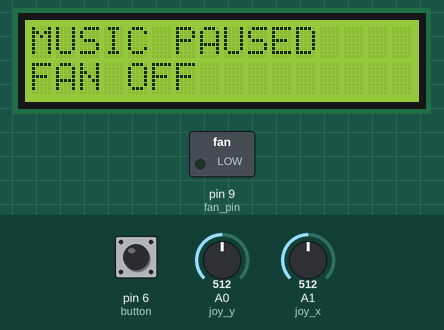
Recording of a sketch running on a simulated Arduino Uno, built with avr-gcc and run on an emulated ATmega328P. On the bench: 16×2 character LCD, switched loads named in the sketch (green lamp = pin HIGH). The inputs (shaded band) are chosen by the test bench; at power-on: A0 (joy_y) = 512, pin 6 (button) HIGH, A1 (joy_x) = 512. What the sketch prints to the serial monitor is not drawn. At 4.3 s the program stops and its outputs stay as they are.

Above: at 1.2 s.
1.3 s: A0 (joy_y) set to 768
At 3.2 s:
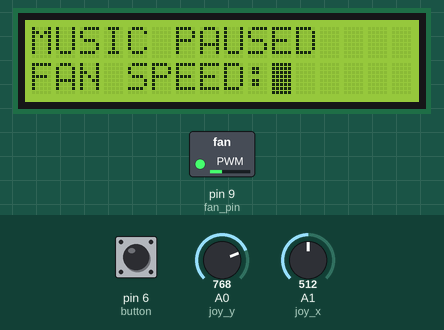
At 4.6 s:
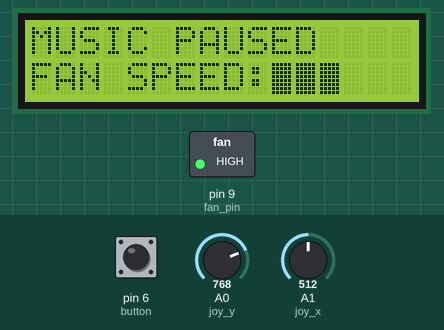
Timing chart, 0 to 5.8 s (numbered marks = the images above; inputs shaded):
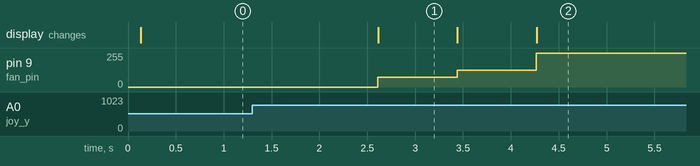

Measured:
- after the input at 1.3 s, pin 9 (fan_pin): 0/255 → 75/255 after 1.3 s, → 125/255 0.83 s later, → 255/255 0.83 s later; the display: changes after 1.3 s (image 1)
- what the display in image 1 shows lasts 0.8 s, from 2.6 s to 3.4 s

The sketch:

Car_IHU.ino
```cpp
//Lab 7 Starter
// C++ code
//Note: Upon downloading, this code does nothing except run without errors at a period of 500ms
//      It is up to you to figure out how to manipulate these timing details for your own purposes
#include "Timer.h"
#include "Music.h"
#include <LiquidCrystal.h>

typedef struct task {
  int state;
  unsigned long period;
  unsigned long elapsedTime;
  int (*TickFct)(int);
} task;

const unsigned short taskNum = 2;
task tasks[taskNum];

const unsigned long SP_PERIOD = 62.5;
const unsigned long JS_PERIOD = 750;
const unsigned long tasksPeriodGCD = 62.5;

void TimerISR() {
  for (int i = 0; i < taskNum; i++) {
    if(tasks[i].elapsedTime >= tasks[i].period) {
      tasks[i].state = tasks[i].TickFct(tasks[i].state);
      tasks[i].elapsedTime = 0;
    }
    tasks[i].elapsedTime += tasksPeriodGCD;
  }
}

enum SP_STATES {SP_START = 0, PLAY = 1, PAUSE = 2};
enum JS_STATES {JS_START, STAY, BUTTON_PRESSED, CHANGE_FAN, CHANGE_MUSIC} ;

const char* const joystick_str[] = {
  [JS_START] = "JS_START",
  [STAY] = "STAY",
  [BUTTON_PRESSED] = "BUTTON_PRESSED",
  [CHANGE_FAN] = "CHANGE_FAN",
  [CHANGE_MUSIC] = "CHANGE_MUSIC",
};

const uint8_t block_char[] = {
  0xFF,
  0xFF,
  0xFF,
  0xFF,
  0xFF,
  0xFF,
  0xFF,
  0xFF,
  0xFF
};
const int rs = 12, en = 11, d4 = 5, d5 = 4, d6 = 3, d7 = 2;
const int joy_x = A1, joy_y = A0, button = 6;
const int buzzer_pin = 7, fan_pin = 9;
const char speeds[] = {0, 75, 125, 175, 225, 255};
//const char speeds[] = {0, 60, 68, 75, 83, 90};
const int max_speed = 5;
const char B[] = {2, 3, 4, 5};
const char base_period = 4;

bool isPlaying = false, nextSong, prevSong;
int song, note, duration;
int fan_speed;
int x = 0, y = 0;

LiquidCrystal lcd(rs, en, d4, d5, d6, d7);


int TickFct_Speaker(int state) {
//  Serial.print("SPEAKER STATE = ");
//  Serial.println(state);
//  Serial.print("song = ");
//  Serial.print(song);
//  Serial.print(", note = ");
//  Serial.print(note);
//  Serial.print(", duration = ");
//  Serial.print(duration);
//  Serial.print(", isPlaying = ");
//  Serial.println(isPlaying);
  switch(state) { //transitions
    case SP_START:
      isPlaying = false;
      song = 0;
      note = 0;
      duration = 1000 / songs[song].durations[note];
      state = PAUSE;
      break;
    case PLAY:
      if(!isPlaying) {
        state = PAUSE;
      } else {
//        if(duration < 0) {
//          noTone(buzzer_pin);
//        }
//        if(duration < (-.03 * 1000) / songs[song].durations[note]) {
//          note++;
//          if(note > songs[song].length) {
//            nextSong = true;
//          }
//          duration = 1000 / songs[song].durations[note];
//        }
        note++;
      }
      break;
    case PAUSE:
      if(isPlaying) {
        state = PLAY;
      }
      break;
    default:
      break;
  }

  switch(state) { //actions
    case SP_START:
      break;
    case PLAY:
//      if( duration == 1000 / songs[song].durations[note]) {
        tone(buzzer_pin, got_melody[note], 1000 / got_durations[note]);
//      }
//      duration -= SP_PERIOD;
      lcd.setCursor(0, 0);
      lcd.print(songs[song].title);
      break;
    case PAUSE:
      lcd.setCursor(0, 0);
      lcd.print("MUSIC PAUSED    ");
      noTone(buzzer_pin);
      break;
    default:
      break;
  }
  return state;
}

int TickFct_Joystick(int state) {
  Serial.print("state = ");
  Serial.println(joystick_str[state]);
//  Serial.print("x = ");
//  Serial.print(analogRead(joy_x));
//  Serial.print(", y = ");
//  Serial.print(analogRead(joy_y));
//  Serial.print(", fan speed = ");
//  Serial.print(fan_speed);
//  Serial.print(", button pressed = ");
//  Serial.println(digitalRead(button));
  switch (state) { // transitions
    case JS_START:
      Serial.println("IN JS_START");
      fan_speed = 0;
      analogWrite(fan_pin, speeds[fan_speed]);
      state = STAY;
      lcd.print("NOW PLAYING: ");
      lcd.setCursor(0, 1);
      lcd.print("FAN OFF");
      break;
    case STAY:
      Serial.println("IN STAY");
      int buttonPressed = digitalRead(button) ? 0 : 1;
//      Serial.println(buttonPressed);
      if((y >= 758 || y <=256) && !buttonPressed) {
        state = CHANGE_FAN;
      } else if ((x >= 758 || x<=256) && !buttonPressed) {
        state = CHANGE_MUSIC;
      } else if (buttonPressed) {
        state = BUTTON_PRESSED;
      }
      break;
    case CHANGE_FAN:
      Serial.println("IN CHANGE_FANE");
      if(y < 758 && y > 256) {
        Serial.println("STATE IS STAY");
        state = STAY;
      }
      break;
    case CHANGE_MUSIC:
      Serial.println("IN CHANGE_MUSIC");
      state = STAY;
      break;
    case BUTTON_PRESSED:
      Serial.println("IN BUTTON_PRESSED");
      state = STAY;
      break;
    default:
    Serial.println("IN DEFAULT");
      break;
  }
  Serial.print("SECOND state = ");
  Serial.println(joystick_str[state]);
  switch (state) { // actions
    case JS_START:
      break;
    case STAY:
      x = analogRead(joy_x);
      y = analogRead(joy_y);
      break;
    case CHANGE_FAN:
      Serial.println("CHANGING FAN");
      if(y <= 256) {
        if (fan_speed > 0) {
          fan_speed--;
        }
      }
      if(y >= 758) {
        if (fan_speed < max_speed) {
          fan_speed++;
        }
      }
      analogWrite(fan_pin, speeds[fan_speed]);
      lcd.setCursor(0, 1);

      String speed_string = "FAN SPEED:";
      if (fan_speed > 0) {
        lcd.print(speed_string);
//        lcd.print(fan_speed);
        for(int i = 0; i < fan_speed; i++) {
          lcd.print((char)0);
        }
        for(int i = 0; i < 5 - fan_speed; i++) { // clear end spaces
          lcd.print(' ');
        }
      } else {
        speed_string = "FAN OFF         ";
        lcd.print(speed_string);
      }
      x = analogRead(joy_x);
      y = analogRead(joy_y);
      break;
    case BUTTON_PRESSED:
      isPlaying = !isPlaying;
      break;
    case CHANGE_MUSIC:
      if(x <= 256) {
        prevSong = true;
      }
      if(x >= 758) {
        nextSong = true;
      }
      break;
    default:
      break;
  }
  return state;
}

void setup() {
//  pinMode(d4, INPUT);
//  pinMode(d5, INPUT);
//  pinMode(d6, INPUT);
//  pinMode(d7, INPUT);
//  pinMode(en, OUTPUT);
//  pinMode(rs, OUTPUT);
//  pinMode(13, OUTPUT);
  pinMode(button, INPUT_PULLUP);
  pinMode(fan_pin, OUTPUT);
  Serial.begin(9600);
  lcd.begin(16, 2);
  lcd.createChar(0, block_char);
  lcd.clear();

  int i = 0;
  tasks[i].state = SP_START;
  tasks[i].period = SP_PERIOD;
  tasks[i].elapsedTime = tasks[i].period;
  tasks[i].TickFct = &TickFct_Speaker;
  i++;
  tasks[i].state = JS_START;
  tasks[i].period = JS_PERIOD;
  tasks[i].elapsedTime = tasks[i].period;
  tasks[i].TickFct = &TickFct_Joystick;

  i = 0;
  songs[i].title = "GOT MAIN THEME  ";
  songs[0].melody = got_melody;
  songs[0].durations = got_durations;
  songs[0].length = sizeof(songs[0].melody);

  TimerSet(tasksPeriodGCD); //this value (500) is the period in ms
  TimerOn();
}

void loop()
{
    while(!TimerFlag){}
    TimerFlag = 0;
}
```

Music.h
```cpp
// (licence header left out)
#include "pitches.h"

#define BUZZER_PIN 7

typedef struct song {
  String title;
  int *melody;
  int *durations;
  unsigned long length;
};

const unsigned short songNum = 1;
song songs[songNum];

int got_melody[] = {
  NOTE_G4, NOTE_C4, NOTE_DS4, NOTE_F4, NOTE_G4, NOTE_C4, NOTE_DS4, NOTE_F4,
  NOTE_G4, NOTE_C4, NOTE_DS4, NOTE_F4, NOTE_G4, NOTE_C4, NOTE_DS4, NOTE_F4,
  NOTE_G4, NOTE_C4, NOTE_E4, NOTE_F4, NOTE_G4, NOTE_C4, NOTE_E4, NOTE_F4,
  NOTE_G4, NOTE_C4, NOTE_E4, NOTE_F4, NOTE_G4, NOTE_C4, NOTE_E4, NOTE_F4,
  NOTE_G4, NOTE_C4,

  NOTE_DS4, NOTE_F4, NOTE_G4, NOTE_C4, NOTE_DS4, NOTE_F4,
  NOTE_D4,
  NOTE_F4, NOTE_AS3,
  NOTE_DS4, NOTE_D4, NOTE_F4, NOTE_AS3,
  NOTE_DS4, NOTE_D4, NOTE_C4,

  NOTE_G4, NOTE_C4,

  NOTE_DS4, NOTE_F4, NOTE_G4, NOTE_C4, NOTE_DS4, NOTE_F4,
  NOTE_D4,
  NOTE_F4, NOTE_AS3,
  NOTE_DS4, NOTE_D4, NOTE_F4, NOTE_AS3,
  NOTE_DS4, NOTE_D4, NOTE_C4,
  NOTE_G4, NOTE_C4,
  NOTE_DS4, NOTE_F4, NOTE_G4,  NOTE_C4, NOTE_DS4, NOTE_F4,

  NOTE_D4,
  NOTE_F4, NOTE_AS3,
  NOTE_D4, NOTE_DS4, NOTE_D4, NOTE_AS3,
  NOTE_C4,
  NOTE_C5,
  NOTE_AS4,
  NOTE_C4,
  NOTE_G4,
  NOTE_DS4,
  NOTE_DS4, NOTE_F4,
  NOTE_G4,

  NOTE_C5,
  NOTE_AS4,
  NOTE_C4,
  NOTE_G4,
  NOTE_DS4,
  NOTE_DS4, NOTE_D4,
  NOTE_C5, NOTE_G4, NOTE_GS4, NOTE_AS4, NOTE_C5, NOTE_G4, NOTE_GS4, NOTE_AS4,
  NOTE_C5, NOTE_G4, NOTE_GS4, NOTE_AS4, NOTE_C5, NOTE_G4, NOTE_GS4, NOTE_AS4,

  REST, NOTE_GS5, NOTE_AS5, NOTE_C6, NOTE_G5, NOTE_GS5, NOTE_AS5,
  NOTE_C6, NOTE_G5, NOTE_GS5, NOTE_AS5, NOTE_C6, NOTE_G5, NOTE_GS5, NOTE_AS5
};

int got_durations[] = {
  8, 8, 16, 16, 8, 8, 16, 16,
  8, 8, 16, 16, 8, 8, 16, 16,
  8, 8, 16, 16, 8, 8, 16, 16,
  8, 8, 16, 16, 8, 8, 16, 16,
  4, 4,

  16, 16, 4, 4, 16, 16,
  1,
  4, 4,
  16, 16, 4, 4,
  16, 16, 1,

  4, 4,

  16, 16, 4, 4, 16, 16,
  1,
  4, 4,
  16, 16, 4, 4,
  16, 16, 1,
  4, 4,
  16, 16, 4, 4, 16, 16,

  2,
  4, 4,
  8, 8, 8, 8,
  1,
  2,
  2,
  2,
  2,
  2,
  4, 4,
  1,

  2,
  2,
  2,
  2,
  2,
  4, 4,
  8, 8, 16, 16, 8, 8, 16, 16,
  8, 8, 16, 16, 8, 8, 16, 16,

  4, 16, 16, 8, 8, 16, 16,
  8, 16, 16, 16, 8, 8, 16, 16
};
```

Timer.h
```cpp
// Permission to copy is granted provided that this header remains intact.
// This software is provided with no warranties.

////////////////////////////////////////////////////////////////////////////////

#ifndef Timer
#define Timer

#include "Arduino.h"

volatile unsigned char TimerFlag = 0; // TimerISR() sets this to 1. C programmer should clear to 0.

// Internal variables for mapping AVR's ISR to our cleaner TimerISR model.
unsigned long _avr_timer_M = 1; // Start count from here, down to 0. Default 1ms
unsigned long _avr_timer_cntcurr = 0; // Current internal count of 1ms ticks

// Set TimerISR() to tick every M ms
void TimerSet(unsigned long M) {
	_avr_timer_M = M;
	_avr_timer_cntcurr = _avr_timer_M;
}

void TimerOn() {
	// AVR timer/counter controller register TCCR1
  TCCR1B 	= 0x0B;	// bit3 = 1: CTC mode (clear timer on compare)
					// bit2bit1bit0=011: prescaler /64
					// 00001011: 0x0B
					// SO, 16 MHz clock or 16,000,000 /64 = 250,000 ticks/s
					// Thus, TCNT1 register will count at 250,000 ticks/s
          // FOR MICROSECONDS:
          // bit3 = 1: CTC mode (clear timer on compare)
					// bit2bit1bit0=010: prescaler /64
					// 00001011: 0x0A
					// SO, 16 MHz clock or 16,000,000 /8 = 2,000,000 ticks/s
					// Thus, TCNT1 register will count at 2,000,000 ticks/s

	// AVR output compare register OCR1A.
	OCR1A 	= 250;	// Timer interrupt will be generated when TCNT1==OCR1A
					// We want a 1 ms tick. 0.001 s * 250,000 ticks/s = 250
					// So when TCNT1 register equals 250,
					// 1 ms has passed. Thus, we compare to 250.
					// AVR timer interrupt mask register
          // FOR MICROSECONDS:
          // Timer interrupt will be generated when TCNT1==OCR1A
					// We want a 1 us tick. 0.000001 s * 2,000,000 ticks/s = 2
					// So when TCNT1 register equals 2,
					// 1 us has passed. Thus, we compare to 2.
					// AVR timer interrupt mask register

	TIMSK1 	= 0x02; // bit1: OCIE1A -- enables compare match interrupt

	//Initialize avr counter
	TCNT1 = 0;

	// TimerISR will be called every _avr_timer_cntcurr milliseconds
	_avr_timer_cntcurr = _avr_timer_M;

	//Enable global interrupts
	SREG |= 0x80;	// 0x80: 1000000
}

void TimerOff() {
	TCCR1B 	= 0x00; // bit3bit2bit1bit0=0000: timer off
}

void TimerISR();// {
//	TimerFlag = 1;
//}

// In our approach, the C programmer does not touch this ISR, but rather TimerISR()
ISR(TIMER1_COMPA_vect)
{
	// CPU automatically calls when TCNT0 == OCR0 (every 1 ms per TimerOn settings)
	_avr_timer_cntcurr--; 			// Count down to 0 rather than up to TOP
	if (_avr_timer_cntcurr == 0) { 	// results in a more efficient compare
		TimerISR(); 				// Call the ISR that the user uses
		_avr_timer_cntcurr = _avr_timer_M;
	}
}

#endif //Timer
```
